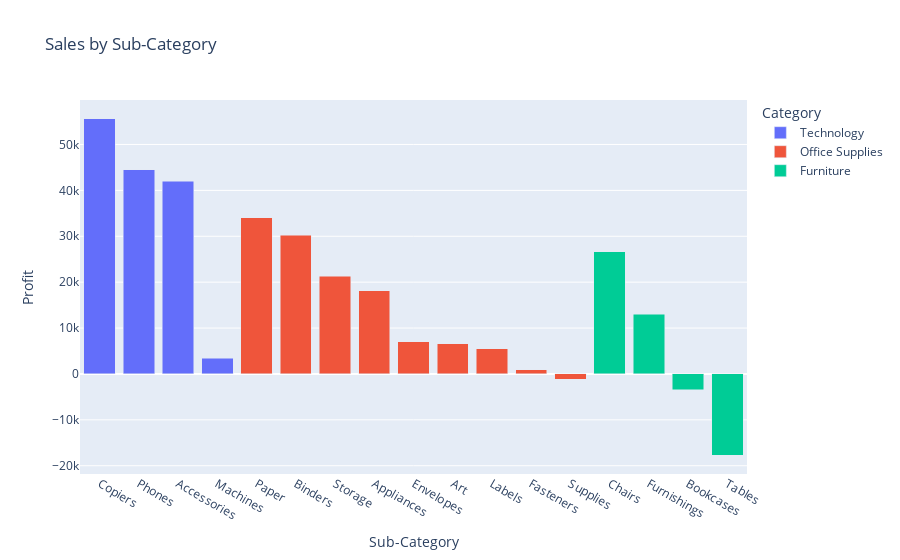

Notebook code cell kept with this figure:
### Code cell
# sales by subcategory
df_subcat_sales = df.copy()

df_subcat_sales['Sub-Category'] = df_subcat_sales['Sub-Category'].astype(str)
df_subcat_sales = df_subcat_sales.groupby(['Sub-Category', 'Category'], as_index=False)['Profit'].sum()

# sort data by sales in descending order
df_subcat_sales = df_subcat_sales.sort_values(by='Profit', ascending=False)

# Column chart for overall sales by sub-category
fig_subcat_sales = px.bar(df_subcat_sales, x='Sub-Category', y='Profit', 
                 barmode='stack', color='Category', 
                 title='Sales by Sub-Category')
fig_subcat_sales.update_layout(showlegend=True)

fig_subcat_sales.show()

### Figure 1 — Plotly figure (JSON) as saved in the notebook; plotly's stock layout.template omitted (floating-point values rounded to 4 significant figures)
{"data": [{"alignmentgroup": "True", "hovertemplate": "Category=Technology<br>Sub-Category=%{x}<br>Profit=%{y}<extra></extra>", "legendgroup": "Technology", "marker": {"color": "#636efa", "pattern": {"shape": ""}}, "name": "Technology", "offsetgroup": "Technology", "orientation": "v", "showlegend": true, "textposition": "auto", "type": "bar", "x": ["Copiers", "Phones", "Accessories", "Machines"], "xaxis": "x", "y": [55620.0, 44520.0, 41940.0, 3385.0], "yaxis": "y"}, {"alignmentgroup": "True", "hovertemplate": "Category=Office Supplies<br>Sub-Category=%{x}<br>Profit=%{y}<extra></extra>", "legendgroup": "Office Supplies", "marker": {"color": "#EF553B", "pattern": {"shape": ""}}, "name": "Office Supplies", "offsetgroup": "Office Supplies", "orientation": "v", "showlegend": true, "textposition": "auto", "type": "bar", "x": ["Paper", "Binders", "Storage", "Appliances", "Envelopes", "Art", "Labels", "Fasteners", "Supplies"], "xaxis": "x", "y": [34050.0, 30220.0, 21280.0, 18140.0, 6964.0, 6528.0, 5546.0, 949.5, -1189.0], "yaxis": "y"}, {"alignmentgroup": "True", "hovertemplate": "Category=Furniture<br>Sub-Category=%{x}<br>Profit=%{y}<extra></extra>", "legendgroup": "Furniture", "marker": {"color": "#00cc96", "pattern": {"shape": ""}}, "name": "Furniture", "offsetgroup": "Furniture", "orientation": "v", "showlegend": true, "textposition": "auto", "type": "bar", "x": ["Chairs", "Furnishings", "Bookcases", "Tables"], "xaxis": "x", "y": [26600.0, 13060.0, -3473.0, -17730.0], "yaxis": "y"}], "layout": {"barmode": "stack", "legend": {"title": {"text": "Category"}, "tracegroupgap": 0}, "showlegend": true, "title": {"text": "Sales by Sub-Category"}, "xaxis": {"anchor": "y", "domain": [0, 1], "title": {"text": "Sub-Category"}}, "yaxis": {"anchor": "x", "domain": [0, 1], "title": {"text": "Profit"}}}}
